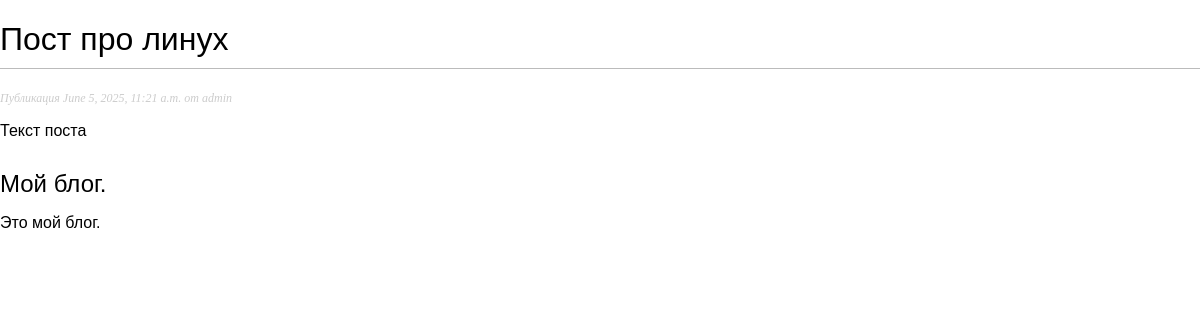
Screenshot of /blog/2025/6/5/post-pro-linuh/ with the database file from the repository.
### blog/models.py (models this page shows, shortened)
class Post(models.Model):
    class Status(models.TextChoices):
        DRAFT = "DF", "Черновик"
        PUBLISHED = "PB", "Опубликовано"
    title = models.CharField(max_length=250)
    slug = models.SlugField(
        max_length=250,
        unique_for_date="publish"
    )
    author = models.ForeignKey(
        User,
        on_delete=models.CASCADE,
        related_name="blog_posts",
    )
    body = models.TextField()
    publish = models.DateTimeField(default=timezone.now)
    created = models.DateTimeField(auto_now_add=True)
    update = models.DateTimeField(auto_now=True)
    status = models.CharField(
        max_length=2, choices=Status.choices, default=Status.DRAFT
    )
    objects = models.Manager()
    published = PublishedManager()
    class Meta:
        ordering = ["-publish"]
        indexes = [models.Index(fields=["-publish"])]

### blog/views.py (the view)
# urls.py: path("<int:year>/<int:month>/<int:day>/<slug:post>/", post_detail, name="post_detail"),
def post_detail(request, year, month, day, post
):
    post = get_object_or_404(
        Post,
        status=Post.Status.PUBLISHED,
        slug=post,
        publish__year=year,
        publish__month=month,
        publish__day=day,
    )
    return render(request, "blog/post/detail.html", {"post": post})

### templates/blog/post/detail.html (shortened to what this page needs)
{% extends 'blog/base.html' %}
{% block content %}
    <h1>
        {{ post.title }}
    </h1>
    <p class="date">
        Публикация {{ post.publish }} от {{ post.author }}
    </p>
    {{ post.body|linebreaks }}
{% endblock  %}

### blog/static/css/blog.css (style rules this page uses)
body { margin: 0; padding: 0; font-family: helvetica, sans-serif; }
h1 { font-weight: normal; border-bottom: 1px solid #bbb; padding: 0 0 10px 0; }
p.date { color: #ccc; font-family: georgia, serif; font-size: 12px; font-style: italic; }

### rows the page displays
Post: title "Пост про линух", publish "June 5, 2025, 11:21 a.m.", author "admin", body "Текст поста"
